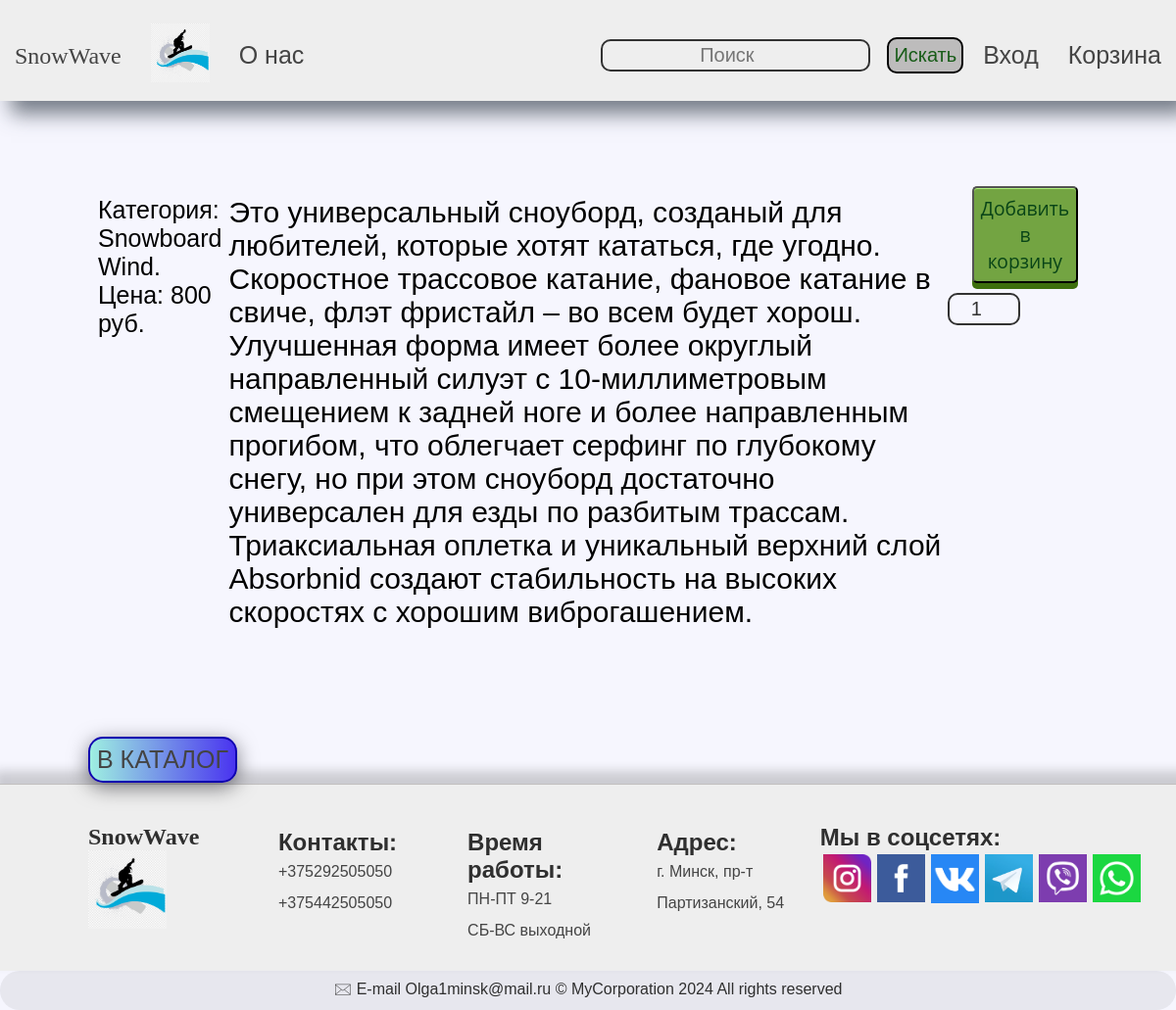
The app's page /product/3 with its own data.
### shop/models.py (models this page shows, shortened)
class Product(models.Model):                                                                               #Один ко многим. Разные товары по 3 категориям.
    categories = models.ForeignKey(Сategories, on_delete = models.CASCADE, blank=False, default=True)
    name = models.CharField(max_length=150, verbose_name="Наименование")
    image = models.ImageField(upload_to ='static\imagebd', verbose_name="Картинка", null=True, blank=True)      # 1(5)шаг для отображения на странице картинок из базы данных
    description = models.TextField(max_length=900, blank=True, verbose_name="Описание товара")
    price = models.IntegerField(verbose_name="Цена")
    quantity = models.IntegerField( verbose_name="Количество", null=True, blank=True)
    is_active = models.BooleanField(verbose_name="В наличии", blank=False, default=True)
    class Meta:                                         # В админ панели имя таблицы класса.
        db_table = 'product'
        verbose_name = 'Продукт'
        verbose_name_plural = 'Продукты'
        ordering = ("id",)                   # кортеж. товары сортируются по id

### shop/views.py (the view)
# urls.py: path("product/<int:itm_id>", shop.product, name="product_page"),                    # Один продукт выводим по id из бызы данных(каждый элемент имеет уникальный id). Динамисечский url  <int:itm_id> - i
def product(request, itm_id):
    product = Product.objects.get(
        id=itm_id)  # нов пер=из класса моделей получаем из бд объекты по url itm_id (передаем вторым параметром в скобках функции)!
    if request.method == 'POST':  # кнопка добавить в корзину
        post(request, product)
    return render(request, "product.html", locals())  # locals())  - выводит все переменные из функции

### templates/product.html (shortened to what this page needs)
 {% extends "base.html" %}
 {% load static %}
 {% block content %}
    <div class="vitrina container_body">
        <div class="wrapper">
            <div class="name">
                <p>Категория: {{product.сategories}}</p>
                <p> {{product.name}}</p>
                <p>Цена: {{product.price}} руб.</p>
            </div>
            <div class="info_d">
                {{product.description}}
            </div>
            <div>
                <form method="POST"> {% csrf_token %}
                      {% if product.quantity > 0  %}
                        <button class="info btn_buy" type="submit">Добавить в корзину</button>
                        <input class="info quantity" type="number" name="quantity" min="1" max="{{ product.quantity }}" value="1">  <br>
                      {% else %}
                        <button class="info btn_buy" type="submit" disabled>Добавить в корзину</button>
                        <input class="info quantity" type="number" name="quantity" disabled value=0> <br>
                      {% endif %}
                </form>
            </div>
        </div>
            <div>
                <button class="btn"><a href="{%url 'main' %}">В каталог</a></button>
            </div>
    </div>
{% endblock content %}

### static/CSS/style_main.css (style rules this page uses)
body { box-sizing: border-box; background-color: #f5f2f1; }
* { margin: 0; padding: 0; box-sizing: border-box; list-style: none; text-decoration: none; font-family: Arial, Helvetica, sans-serif; }
.btn { border: 2px solid rgb(11, 11, 87); background-color: rgba(113, 148, 218, 0.718); margin-left: 100px; border-radius: 25px; font-size: 25px; text-align: center; color: darkblue; padding: 10px; text-decoration: none; cursor: pointer; }
a { color: rgb(54, 54, 54); text-decoration: none; }

### static/CSS/style_category.css (style rules this page uses)
body { background-attachment: fixed; background-color: rgb(219, 218, 249); height: 100%; font-family: "Times New Roman", Georgia, Serif; }
.info { margin-top: 10px; text-align: center; font-size: larger; font:bold; }

### static/CSS/style_product.css (style rules this page uses)
body { margin-top: 70px; }
.vitrina { max-width: 100%; margin: 20px auto; height: 500px; }
.wrapper { display: flex; justify-content: center; padding: 50px; }
.name { font-size: 25px; padding-block: 20px; }
.info_d { font-size: 30px; padding-block: 20px; }
a { color: rgb(35, 35, 35); text-decoration: none; }

### static/CSS/style_basket.css (style rules this page uses)
* { padding: 0; box-sizing: border-box; font-family: "Times New Roman", Georgia, Serif; }
body { max-width: 2560px; background-color: rgb(246, 246, 254); }

### static/CSS/style_header.css (style rules this page uses)
body { box-sizing: border-box; }
* { margin: 0; padding: 0; box-sizing: border-box; list-style: none; text-decoration: none; font-family: Arial, Helvetica, sans-serif; }
a { color: rgb(50, 50, 50); text-decoration: none; }

### static/CSS/style_footer.css (style rules this page uses)
a { color: #444444; text-decoration: none; }

### static/CSS/style_base.css (style rules this page uses)
.container_body { margin-top: 130px; margin-left: 50px; margin-right: 50px; min-height: 570px; }
.quantity { padding: 3px; font-size: 20px; text-align: center; color: rgb(50, 50, 50);; background-color: inherit; border: 2px solid rgb(50, 50, 50);; border-radius: 10px; cursor: pointer; }
.btn { margin: 40px 40px; padding: 7px; color: white; border: 2px solid rgb(15, 0, 175); border-radius: 15px; font-family: 'Montserrat', sans-serif; text-transform: uppercase; background-image: linear-gradient(to right, #9EEFE1 0%, #4830F0 51%, #9EEFE1 100%); background-size: 200% auto; box-shadow: 0 5px 20px rgba(1, 1, 10, .5); transition: .5s; text-decoration: none; }
.btn_buy { background-color:#73a442; padding: 7px; margin-left: 30px; position:relative; font-family: 'Open Sans', sans-serif; font-size: 12 px; text-decoration:none; color:#084417; background-image: linear-gradient(bottom, rgb(76, 124, 28) 0%, rgb(129,212,51) 100%); box-shadow: inset 0px 1px 0px #b2f17f, 0px 6px 0px #3d6f0d; border-radius: 5px; cursor: pointer; }
input { margin: 30px 5px; padding: 3px; font-size: 20px; text-align: center; color: #07008b; background-color: inherit; border: 2px solid rgb(0, 7, 100); border-radius: 10px; cursor: pointer; }

### records on screen
Product: name "Snowboard Wind.", price "800", description "Это универсальный сноуборд, созданый для любителей, которые хотят кататься, где угодно. Скоростное трассовое катание, фановое катание в свиче, флэт фристайл – во всем будет хорош. Улучшенная форма имеет более округлый направленный силуэт с 10-миллиметровым смещением к задней ноге и более направленным прогибом, что облегчает серфинг по глубокому снегу, но при этом сноуборд достаточно универсален для езды по разбитым трассам. Триаксиальная оплетка и уникальный верхний слой Absorbnid создают стабильность на высоких скоростях с хорошим виброгашением."
